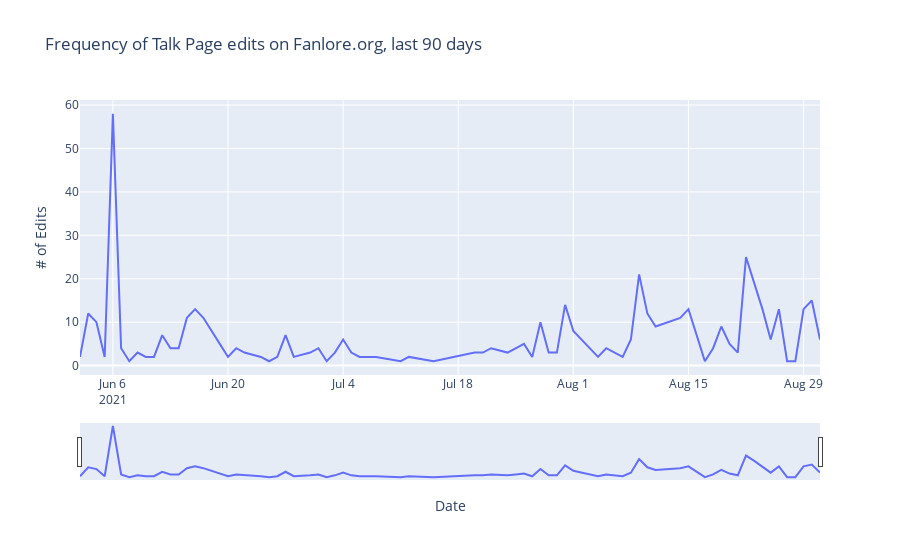

Notebook code for this chart:
### Markdown cell above
Now we are ready to start creating our graph. You can hover over the line to see individual values for each day, or use the slider below the graph to zoom in and isolate a particular range.

### Code cell
x_val = list(graphData.keys())  # dates
y_val = list(graphData.values())  # freq

print("Making the graph... Check your browser!")

graph = px.line(
    x=x_val,
    y=y_val,
    title="Frequency of Talk Page edits on Fanlore.org, last 90 days",
    labels={"x": "Date", "y": "# of Edits"})

graph.update_xaxes(rangeslider_visible=True)
graph.show()

### Figure 1 — Plotly figure (JSON) as saved in the notebook; plotly's stock layout.template omitted (floating-point values rounded to 4 significant figures)
{"data": [{"hovertemplate": "Date=%{x}<br># of Edits=%{y}<extra></extra>", "legendgroup": "", "line": {"color": "#636efa", "dash": "solid"}, "mode": "lines", "name": "", "orientation": "v", "showlegend": false, "type": "scatter", "x": ["2021-08-31", "2021-08-30", "2021-08-29", "2021-08-28", "2021-08-27", "2021-08-26", "2021-08-25", "2021-08-24", "2021-08-23", "2021-08-22", "2021-08-21", "2021-08-20", "2021-08-19", "2021-08-18", "2021-08-17", "2021-08-15", "2021-08-14", "2021-08-11", "2021-08-10", "2021-08-09", "2021-08-08", "2021-08-07", "2021-08-05", "2021-08-04", "2021-08-01", "2021-07-31", "2021-07-30", "2021-07-29", "2021-07-28", "2021-07-27", "2021-07-26", "2021-07-25", "2021-07-24", "2021-07-22", "2021-07-21", "2021-07-20", "2021-07-15", "2021-07-12", "2021-07-11", "2021-07-08", "2021-07-06", "2021-07-05", "2021-07-04", "2021-07-03", "2021-07-02", "2021-07-01", "2021-06-30", "2021-06-28", "2021-06-27", "2021-06-26", "2021-06-25", "2021-06-24", "2021-06-22", "2021-06-21", "2021-06-20", "2021-06-19", "2021-06-17", "2021-06-16", "2021-06-15", "2021-06-14", "2021-06-13", "2021-06-12", "2021-06-11", "2021-06-10", "2021-06-09", "2021-06-08", "2021-06-07", "2021-06-06", "2021-06-05", "2021-06-04", "2021-06-03", "2021-06-02"], "xaxis": "x", "y": [6, 15, 13, 1, 1, 13, 6, 13, 19, 25, 3, 5, 9, 4, 1, 13, 11, 9, 12, 21, 6, 2, 4, 2, 8, 14, 3, 3, 10, 2, 5, 4, 3, 4, 3, 3, 1, 2, 1, 2, 2, 3, 6, 3, 1, 4, 3, 2, 7, 2, 1, 2, 3, 4, 2, 5, 11, 13, 11, 4, 4, 7, 2, 2, 3, 1, 4, 58, 2, 10, 12, 2], "yaxis": "y"}], "layout": {"legend": {"tracegroupgap": 0}, "title": {"text": "Frequency of Talk Page edits on Fanlore.org, last 90 days"}, "xaxis": {"anchor": "y", "domain": [0, 1], "rangeslider": {"visible": true}, "title": {"text": "Date"}}, "yaxis": {"anchor": "x", "domain": [0, 1], "title": {"text": "# of Edits"}}}}
